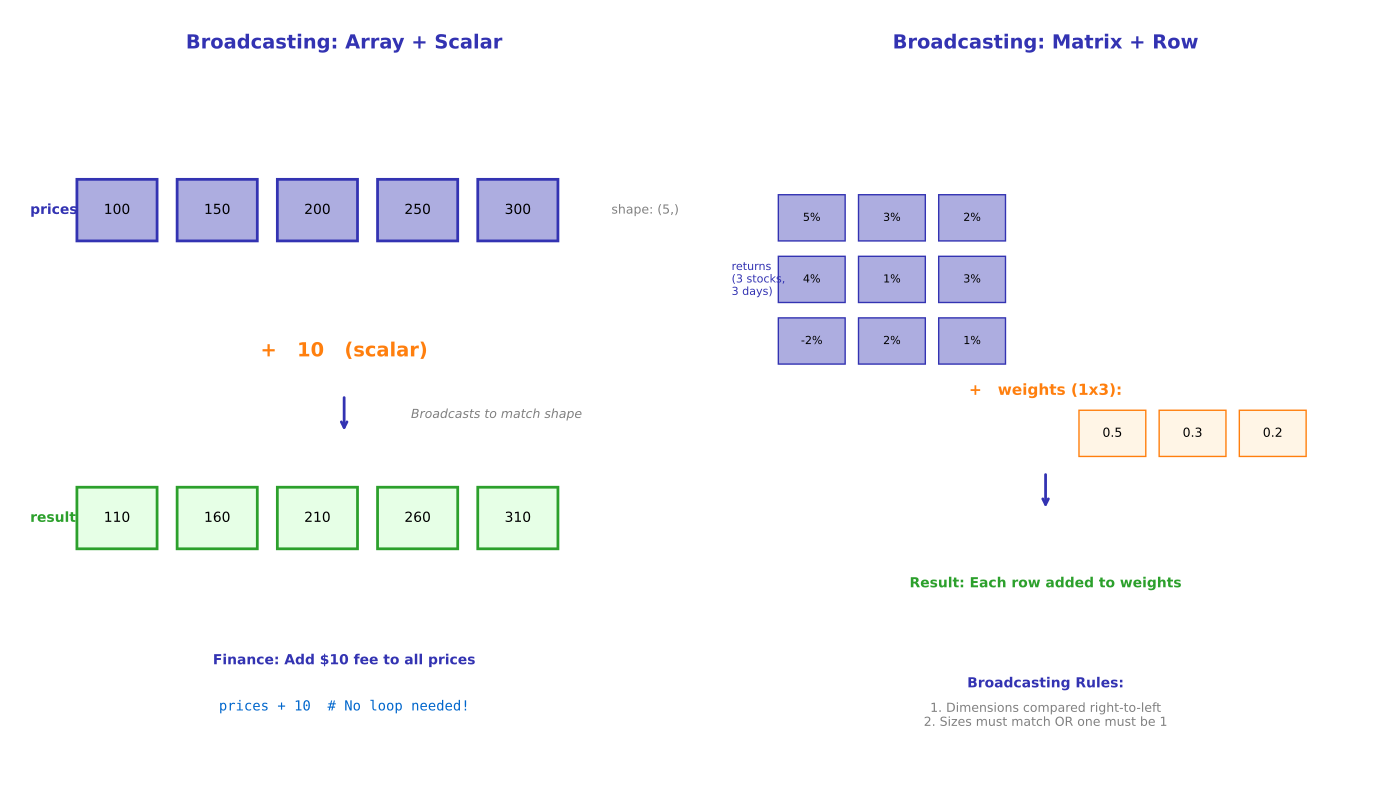

This figure's Python source:
"""Broadcasting - NumPy broadcasting rules"""
import matplotlib.pyplot as plt
import matplotlib.patches as patches
from matplotlib.patches import FancyBboxPatch
import numpy as np
from pathlib import Path

# Standard matplotlib configuration
plt.rcParams.update({
    'font.size': 10,
    'axes.labelsize': 10,
    'axes.titlesize': 11,
    'xtick.labelsize': 9,
    'ytick.labelsize': 9,
    'legend.fontsize': 9,
    'figure.figsize': (10, 6),
    'figure.dpi': 150
})

# Course colors
MLPURPLE = '#3333B2'
MLLAVENDER = '#ADADE0'
MLBLUE = '#0066CC'
MLORANGE = '#FF7F0E'
MLGREEN = '#2CA02C'
MLRED = '#D62728'

fig, axes = plt.subplots(1, 2, figsize=(14, 8))

# Left: Broadcasting concept
ax1 = axes[0]
ax1.set_xlim(0, 10)
ax1.set_ylim(0, 10)
ax1.axis('off')

ax1.text(5, 9.5, 'Broadcasting: Array + Scalar', ha='center',
         fontsize=14, fontweight='bold', color=MLPURPLE)

# Array (shape 5,)
arr = [100, 150, 200, 250, 300]
for i, val in enumerate(arr):
    rect = plt.Rectangle((1 + i*1.5, 7), 1.2, 0.8, facecolor=MLLAVENDER, edgecolor=MLPURPLE, linewidth=2)
    ax1.add_patch(rect)
    ax1.text(1.6 + i*1.5, 7.4, f'{val}', ha='center', va='center', fontsize=10)

ax1.text(0.3, 7.4, 'prices', va='center', fontsize=10, fontweight='bold', color=MLPURPLE)
ax1.text(9, 7.4, 'shape: (5,)', va='center', fontsize=9, color='gray')

# Scalar
ax1.text(5, 5.5, '+   10   (scalar)', ha='center', fontsize=14, fontweight='bold', color=MLORANGE)

# Arrow
ax1.annotate('', xy=(5, 4.5), xytext=(5, 5),
            arrowprops=dict(arrowstyle='->', color=MLPURPLE, lw=2))
ax1.text(6, 4.7, 'Broadcasts to match shape', fontsize=9, style='italic', color='gray')

# Result
result = [110, 160, 210, 260, 310]
for i, val in enumerate(result):
    rect = plt.Rectangle((1 + i*1.5, 3), 1.2, 0.8, facecolor='#E6FFE6', edgecolor=MLGREEN, linewidth=2)
    ax1.add_patch(rect)
    ax1.text(1.6 + i*1.5, 3.4, f'{val}', ha='center', va='center', fontsize=10)

ax1.text(0.3, 3.4, 'result', va='center', fontsize=10, fontweight='bold', color=MLGREEN)

# Finance example
ax1.text(5, 1.5, 'Finance: Add $10 fee to all prices', ha='center',
         fontsize=10, fontweight='bold', color=MLPURPLE)
ax1.text(5, 0.9, 'prices + 10  # No loop needed!', ha='center',
         fontsize=10, family='monospace', color=MLBLUE)

# Right: 2D Broadcasting
ax2 = axes[1]
ax2.set_xlim(0, 10)
ax2.set_ylim(0, 10)
ax2.axis('off')

ax2.text(5, 9.5, 'Broadcasting: Matrix + Row', ha='center',
         fontsize=14, fontweight='bold', color=MLPURPLE)

# 3x3 matrix (stock returns)
matrix_vals = [[0.05, 0.03, 0.02], [0.04, 0.01, 0.03], [-0.02, 0.02, 0.01]]
for i in range(3):
    for j in range(3):
        rect = plt.Rectangle((1 + j*1.2, 7 - i*0.8), 1, 0.6, facecolor=MLLAVENDER, edgecolor=MLPURPLE)
        ax2.add_patch(rect)
        ax2.text(1.5 + j*1.2, 7.3 - i*0.8, f'{matrix_vals[i][j]:.0%}', ha='center', va='center', fontsize=8)

ax2.text(0.3, 6.5, 'returns\n(3 stocks,\n3 days)', va='center', fontsize=8, color=MLPURPLE)

# Row vector (weights)
ax2.text(5, 5, '+   weights (1x3):', ha='center', fontsize=11, fontweight='bold', color=MLORANGE)
weights = [0.5, 0.3, 0.2]
for j, w in enumerate(weights):
    rect = plt.Rectangle((5.5 + j*1.2, 4.2), 1, 0.6, facecolor='#FFF5E6', edgecolor=MLORANGE)
    ax2.add_patch(rect)
    ax2.text(6 + j*1.2, 4.5, f'{w}', ha='center', va='center', fontsize=9)

# Arrow
ax2.annotate('', xy=(5, 3.5), xytext=(5, 4),
            arrowprops=dict(arrowstyle='->', color=MLPURPLE, lw=2))

# Result (conceptual)
ax2.text(5, 2.5, 'Result: Each row added to weights', ha='center',
         fontsize=10, color=MLGREEN, fontweight='bold')

# Rules box
ax2.text(5, 1.2, 'Broadcasting Rules:', ha='center', fontsize=10, fontweight='bold', color=MLPURPLE)
ax2.text(5, 0.7, '1. Dimensions compared right-to-left\n2. Sizes must match OR one must be 1',
         ha='center', fontsize=9, color='gray')

plt.tight_layout()
plt.savefig(Path(__file__).parent / 'chart.pdf', dpi=300, bbox_inches='tight')
plt.close()
